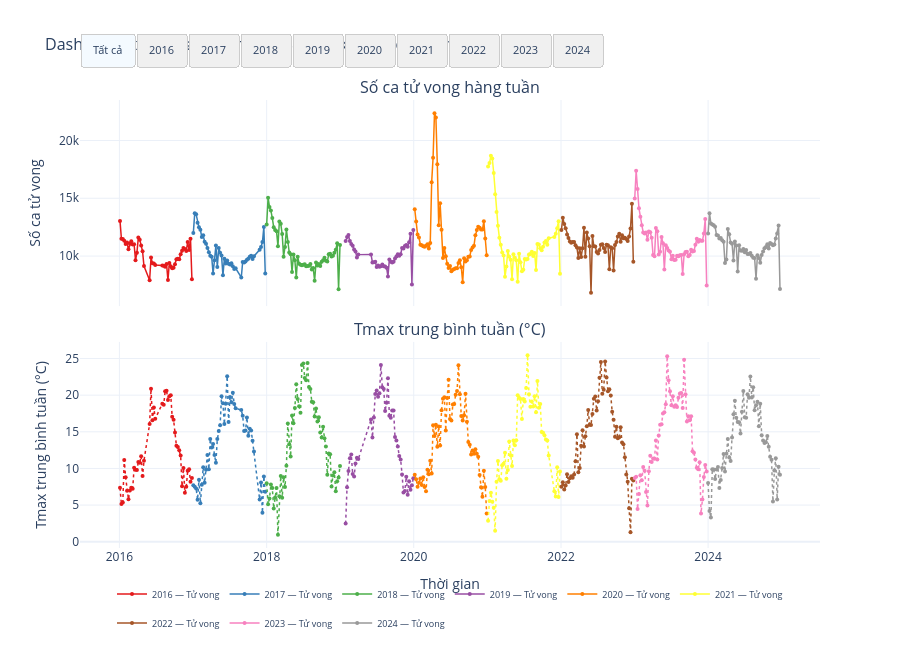

The code cell stored with this chart in its notebook:
### Markdown cell above
## 5.11 Dashboard tương tác — Chọn năm xem chi tiết Thời tiết & Sức khỏe

Sử dụng **Plotly** để tạo dashboard tương tác.

**Ý nghĩa biến:** `tasmax_mean_weekly_degC` là nhiệt độ cực đại trung bình tuần (mean weekly Tmax). Nhãn “Nhiệt độ TB” cũ được đính chính thành “Tmax trung bình tuần” trong mã và biểu đồ tương tác.

### Code cell
# Dashboard tương tác với Plotly
fig = make_subplots(
    rows=2, cols=1,
    shared_xaxes=True,
    vertical_spacing=0.08,
    subplot_titles=('Số ca tử vong hàng tuần', 'Tmax trung bình tuần (°C)')
)

# Thêm trace cho từng năm
years = sorted(df['year'].unique())
colors_plotly = px.colors.qualitative.Set1

for i, year in enumerate(years):
    df_y = df[df['year'] == year]
    color = colors_plotly[i % len(colors_plotly)]
    visible = True  # Tất cả hiện ban đầu

    # Deaths trace
    fig.add_trace(
        go.Scatter(x=df_y['week_start_mon'], y=df_y['deaths_total'],
                   name=f'{year} — Tử vong', mode='lines+markers',
                   line=dict(color=color, width=1.5),
                   marker=dict(size=4), visible=visible,
                   legendgroup=str(year), showlegend=True,
                   hovertemplate=f'Năm {year}<br>Tuần: %{{x|%d/%m/%Y}}<br>Tử vong: %{{y:,.0f}}<extra></extra>'),
        row=1, col=1
    )
    # Temperature trace
    fig.add_trace(
        go.Scatter(x=df_y['week_start_mon'], y=df_y['tasmax_mean_weekly_degC'],
                   name=f'{year} — Tmax', mode='lines+markers',
                   line=dict(color=color, width=1.5, dash='dot'),
                   marker=dict(size=4), visible=visible,
                   legendgroup=str(year), showlegend=False,
                   hovertemplate=f'Năm {year}<br>Tuần: %{{x|%d/%m/%Y}}<br>Tmax: %{{y:.1f}}°C<extra></extra>'),
        row=2, col=1
    )

# Tạo buttons để toggle từng năm
buttons = []
n_years = len(years)

# Button "Tất cả"
buttons.append(dict(
    label='Tất cả', method='update',
    args=[{'visible': [True] * (n_years * 2)}]
))

# Button cho từng năm
for i, year in enumerate(years):
    visibility = [False] * (n_years * 2)
    visibility[i * 2] = True      # deaths trace
    visibility[i * 2 + 1] = True  # temp trace
    buttons.append(dict(
        label=str(year), method='update',
        args=[{'visible': visibility}]
    ))

fig.update_layout(
    updatemenus=[dict(
        type='buttons', direction='right',
        x=0.0, xanchor='left', y=1.15, yanchor='top',
        buttons=buttons,
        bgcolor='#f0f0f0', bordercolor='#ccc',
        font=dict(size=11)
    )],
    title=dict(text='Dashboard tương tác — Thời tiết & Sức khỏe theo Năm',
               font=dict(size=16)),
    height=650,
    hovermode='x unified',
    legend=dict(orientation='h', yanchor='bottom', y=-0.2, xanchor='center', x=0.5,
                font=dict(size=9)),
    template='plotly_white'
)

fig.update_yaxes(title_text='Số ca tử vong', row=1, col=1)
fig.update_yaxes(title_text='Tmax trung bình tuần (°C)', row=2, col=1)
fig.update_xaxes(title_text='Thời gian', row=2, col=1)

fig.show()
print('→ Bấm nút năm ở góc trên để lọc. Hover để xem chi tiết từng tuần.')
